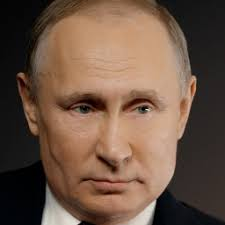
#> input picture 19.jpg, 225 x 225 px
$ python -i main.py   (imports and definitions only)
#> lines starting #> are read from the running program, lines starting #| are printed output that depends on the picture
#> further down, picture is the input picture: shape (225, 225, 3); mean B, G, R 68.4, 84.3, 108.8
import cv2
import os
import argparse

def getLocalFile(filePath):
    cwd = os.getcwd()
    path = cwd + filePath
    return path


# for testing cascades on images
# [152 lines left out: functions cascadeTest, videoTest, processMustacheDetect, mustacheDetectImg, mustacheDetectVideo, processMustacheify and 2 more, not called in this run]


# process an image or frame, add google eyes
def processGoogleEye(img):
    faceCascadeFile = getLocalFile('\cascades\pretrained\haarcascade_frontalface_default.xml')
    eyeCascadeFile = getLocalFile('\cascades\pretrained\haarcascade_eye.xml')
    faceCascade = cv2.CascadeClassifier(faceCascadeFile)
    eyeCascade = cv2.CascadeClassifier(eyeCascadeFile)
    google1File = cv2.imread("img\googleeye1.png", -1)
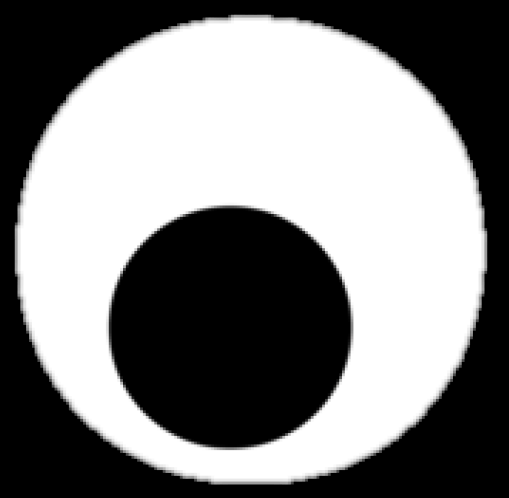
#> input picture img/googleeye1.png, 509 x 498 px, found by its file name
#> google1File is the input picture: shape (498, 509, 4); mean B, G, R, A 129.7, 129.7, 129.7, 175.8
    google2File = cv2.imread("img\googleeye2.png", -1)
    # left eye
    orig1 = google1File[:, :, 3]
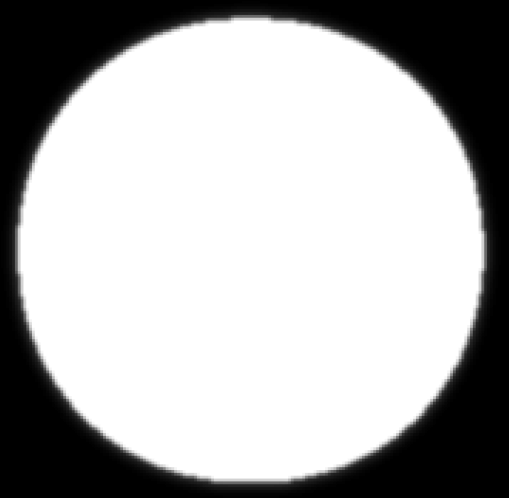
#> orig1: shape (498, 509); min 0, max 255, mean 175.8
    orig1_inverted = cv2.bitwise_not(orig1)
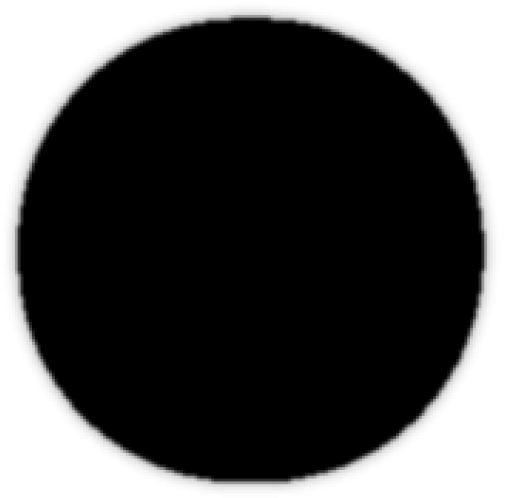
#> orig1_inverted: shape (498, 509); min 0, max 255, mean 79.2
    eye1 = google1File[:, :, 0:3]
    # right eye
#> (the run stopped early here; a loop or call above may not have finished)
